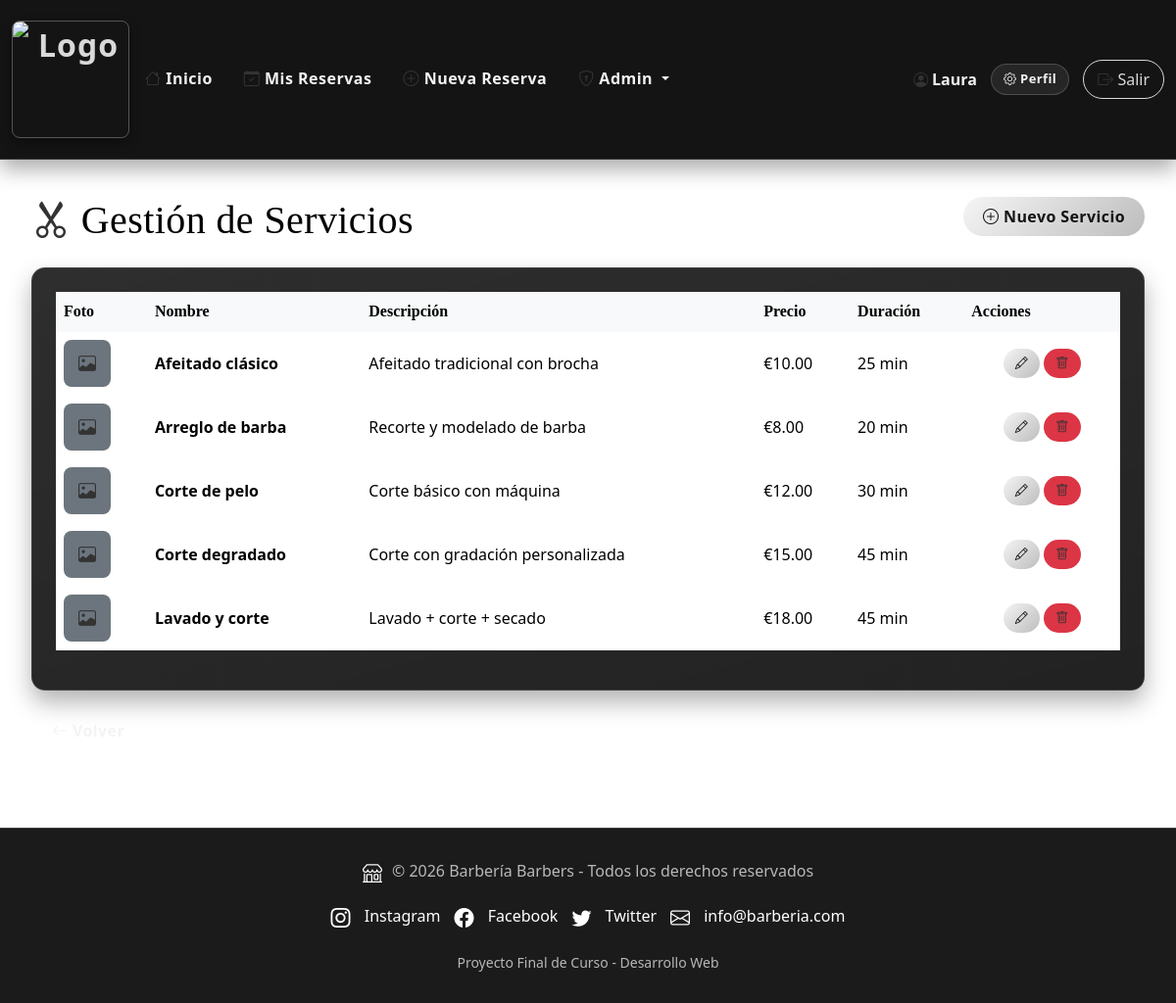
Screenshot of /admin/servicios.php (signed in) with the database file from the repository.
### tables this page shows
CREATE TABLE `servicios` (
  `ID_servicio` int(11) NOT NULL,
  `nombre` varchar(100) NOT NULL,
  `descripcion` text DEFAULT NULL,
  `foto` varchar(255) DEFAULT NULL,
  `precio` decimal(6,2) NOT NULL,
  `duracion_minutos` int(3) DEFAULT 30,
  `activo` tinyint(1) DEFAULT 1,
  `fecha_creacion` timestamp DEFAULT CURRENT_TIMESTAMP
);

### funciones.php (called while the page is built, shortened)
<?php
function e($valor) {
    return htmlspecialchars((string)($valor ?? ''), ENT_QUOTES, 'UTF-8');
}
?>

### admin/servicios.php (the view, shortened to what this page needs)
<?php
require_once __DIR__ . '/../config.php';
require_once __DIR__ . '/../funciones.php';
$servicios = $mysqli->query("SELECT * FROM servicios WHERE activo = 1 ORDER BY nombre")->fetch_all(MYSQLI_ASSOC);
?>
<div class="admin-servicios-header row mb-30">
    <div class="col-md-6">
        <h1 class="mb-0"><i class="bi bi-scissors"></i> Gestión de Servicios</h1>
    </div>
    <div class="col-md-6 text-end">
        <button class="btn btn-primary" data-bs-toggle="modal" data-bs-target="#modalServicio">
            <i class="bi bi-plus-circle"></i> Nuevo Servicio
        </button>
    </div>
</div>
<div class="card">
    <div class="card-body">
        <div class="table-responsive">
            <table class="table admin-servicios-table">
                <thead>
                    <tr>
                        <th>Foto</th>
                        <th>Nombre</th>
                        <th>Descripción</th>
                        <th>Precio</th>
                        <th>Duración</th>
                        <th>Acciones</th>
                    </tr>
                </thead>
                <tbody>
                    <?php foreach ($servicios as $svc): ?>
                    <tr>
                        <td>
                            <?php if (!empty($svc['foto'])): ?>
                                <img src="../assets/img/servir_imagen.php?tipo=servicio&archivo=<?php echo urlencode($svc['foto']); ?>" alt="Foto" style="width:48px;height:48px;object-fit:cover;border-radius:8px;">
                            <?php else: ?>
                                <div class="bg-secondary d-inline-flex align-items-center justify-content-center text-white" style="width:48px;height:48px;border-radius:8px;font-size:18px;">
                                    <i class="bi bi-image"></i>
                                </div>
                            <?php endif; ?>
                        </td>
                        <td><strong><?php echo e($svc['nombre']); ?></strong></td>
                        <td class="admin-servicios-desc"><?php echo e(substr($svc['descripcion'] ?? '-', 0, 50)); ?></td>
                        <td>€<?php echo number_format($svc['precio'], 2); ?></td>
                        <td><?php echo $svc['duracion_minutos']; ?> min</td>
                        <td class="admin-servicios-actions">
                            <button class="btn btn-sm btn-primary" data-bs-toggle="modal" data-bs-target="#modalServicio" onclick="cargarServicio('<?php echo htmlspecialchars(json_encode($svc), ENT_QUOTES, 'UTF-8'); ?>')">
                                <i class="bi bi-pencil"></i>
                            </button>
                            <form method="POST" action="servicios.php" class="d-inline" onsubmit="return confirm('¿Seguro?');">
                                <button type="submit" class="btn btn-sm btn-danger">
                                    <i class="bi bi-trash"></i>
                                </button>
                            </form>
                        </td>
                    </tr>
                    <?php endforeach; ?>
                </tbody>
            </table>
        </div>
    </div>
</div>
<div class="mt-3">
    <a href="dashboard.php" class="btn btn-secondary">
        <i class="bi bi-arrow-left"></i> Volver
    </a>
</div>
<?php
include __DIR__ . '/../plantilla.php';
?>

### admin/servicios.php (style rules this page uses)
.admin-servicios-table td, .admin-servicios-table th { vertical-align: middle; color: #000000 !important; }
.admin-servicios-table th { background-color: #f8f9fa !important; }
.admin-servicios-table td { background-color: #ffffff !important; }
.admin-servicios-desc { min-width: 260px; }
.admin-servicios-actions { min-width: 110px; white-space: nowrap; text-align: center; }
.admin-servicios-header h1 { color: #000000 !important; }
.admin-servicios-header { margin-bottom: 24px; }

### rows the page displays
servicios: nombre "Afeitado clásico", descripcion "Afeitado tradicional con brocha", precio "10.00", duracion_minutos "25"
servicios: nombre "Arreglo de barba", descripcion "Recorte y modelado de barba", precio "8.00", duracion_minutos "20"
servicios: nombre "Corte de pelo", descripcion "Corte básico con máquina", precio "12.00", duracion_minutos "30"
servicios: nombre "Corte degradado", descripcion "Corte con gradación personalizada", precio "15.00", duracion_minutos "45"
servicios: nombre "Lavado y corte", descripcion "Lavado + corte + secado", precio "18.00", duracion_minutos "45"

### other values shown
$_SESSION['usuario_nombre'] "Laura"
APP_NAME "Barbería Barbers"
